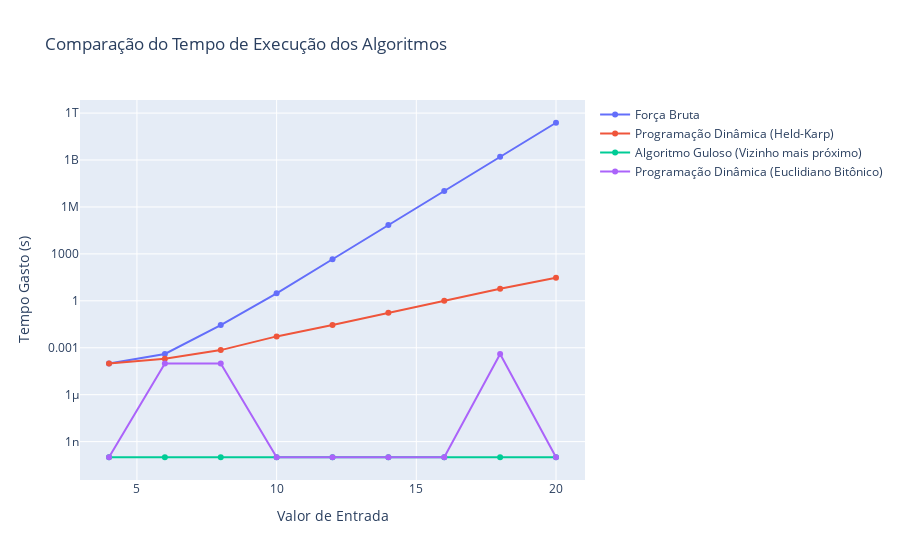

Notebook code cell kept with this figure:
### Code cell
for algoritmo, valores in dados_algoritmos.items():
    for key, value in valores.items():
        if value == 0:
            valores[key] = 1e-10 

# Criando a figura
fig = go.Figure()

# Adicionando os dados ao gráfico
for algoritmo, valores in dados_algoritmos.items():
    fig.add_trace(go.Scatter(
        x=list(valores.keys()),
        y=list(valores.values()),
        mode='lines+markers',
        name=algoritmo
    ))

# Configurando o layout
title = "Comparação do Tempo de Execução dos Algoritmos"
fig.update_layout(
    title=title,
    xaxis_title="Valor de Entrada",
    yaxis_title="Tempo Gasto (s)",
    yaxis_type="log",
)

# Exibir o gráfico
fig.show()

### Figure 1 — Plotly figure (JSON) as saved in the notebook; plotly's stock layout.template omitted (floating-point values rounded to 4 significant figures)
{"data": [{"mode": "lines+markers", "name": "Força Bruta", "type": "scatter", "x": [4, 6, 8, 10, 12, 14, 16, 18, 20], "y": [9.992e-05, 0.0004004, 0.02797, 3.003, 455.7, 69160.0, 10490000.0, 1593000000.0, 241700000000.0]}, {"mode": "lines+markers", "name": "Programação Dinâmica (Held-Karp)", "type": "scatter", "x": [4, 6, 8, 10, 12, 14, 16, 18, 20], "y": [9.997e-05, 0.0002, 0.0007064, 0.005311, 0.02889, 0.1714, 1.029, 5.825, 29.74]}, {"mode": "lines+markers", "name": "Algoritmo Guloso (Vizinho mais próximo)", "type": "scatter", "x": [4, 6, 8, 10, 12, 14, 16, 18, 20], "y": [1e-10, 1e-10, 1e-10, 1e-10, 1e-10, 1e-10, 1e-10, 1e-10, 1e-10]}, {"mode": "lines+markers", "name": "Programação Dinâmica (Euclidiano Bitônico)", "type": "scatter", "x": [4, 6, 8, 10, 12, 14, 16, 18, 20], "y": [1e-10, 9.985e-05, 9.983e-05, 1e-10, 1e-10, 1e-10, 1e-10, 0.0004011, 1e-10]}], "layout": {"title": {"text": "Comparação do Tempo de Execução dos Algoritmos"}, "xaxis": {"title": {"text": "Valor de Entrada"}}, "yaxis": {"title": {"text": "Tempo Gasto (s)"}, "type": "log"}}}
